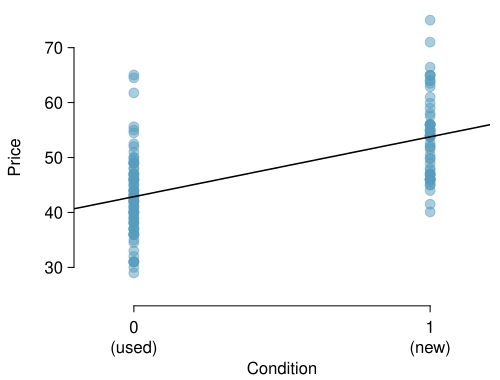

The script that drew this image:
library(xtable)
library(openintro)
data(COL)
data(marioKart)
toss      <- which(marioKart$totalPr > 80)
keep      <- c("totalPr", "cond", "stockPhoto", "duration", "wheels", "shipSp")
d         <- marioKart[-toss, keep]
d$stockPhoto <- (d$stockPhoto == "yes") + 0
d$cond    <- (d$cond == "new") + 0
thisOne   <- names(d) == "cond"
names(d)[thisOne] <- "condNew"
d$shipSp  <- as.character(d$shipSp)
these     <- d$shipSp %in% c("firstClass", "priority", "parcel", "media")
d$shipSp[these] <- "usps"
these     <- d$shipSp %in% c("ups3Day", "upsGround")
d$shipSp[these] <- "ups"
these     <- d$shipSp %in% c("other", "standard")
d$shipSp[these] <- "unknown"
d$shipSp  <- as.factor(d$shipSp)
d         <- d[,-which(colnames(d) == "shipSp")]


#e <- fit$res
#f <- fit$fit

myPDF("marioKartSingle.pdf", 5, 3.8, mar=c(3.7, 3.7, 0.5, 0.5), mgp=c(2.5,0.55,0)) #, mfrow=1:2)

plot(d$condNew, d$totalPr, xlim=c(-0.15, 1.15), ylim=c(25, 75), axes=FALSE, col=COL[1,3], pch=19, cex=1.3, xlab="", ylab="Price")
axis(2, at=seq(30, 70, 10))
par(mgp=c(2.5,1.55,0))
axis(1, at=0:1, labels=c("0\n(used)", "1\n(new)"))
par(mgp=c(2.5,0.55,0))
mtext("Condition", 1, 2.6)
g <- lm(d$totalPr ~ d$cond)
abline(g, col=COL[5], lwd=1.5)

# par(mar=c(3.7, 5.7, 0.5, 0.5))

# plot(d$duration, d$totalPr, xlim=c(0.3, 10.3), ylim=c(25, 75), axes=FALSE, col="#22558866", pch=19, cex=1.3, xlab="", ylab="Price")
# axis(2, at=seq(30, 70, 10))
# #par(mgp=c(2.5,1.55,0))
# axis(1) #, at=0:1, labels=c("0\n(used)", "1\n(new)"))
# par(mgp=c(2.5,0.55,0))
# mtext("Duration", 1, 2.6)
# g <- lm(d$totalPr ~ d$duration)
# abline(g, col="#AA5500", lwd=2)

dev.off()
